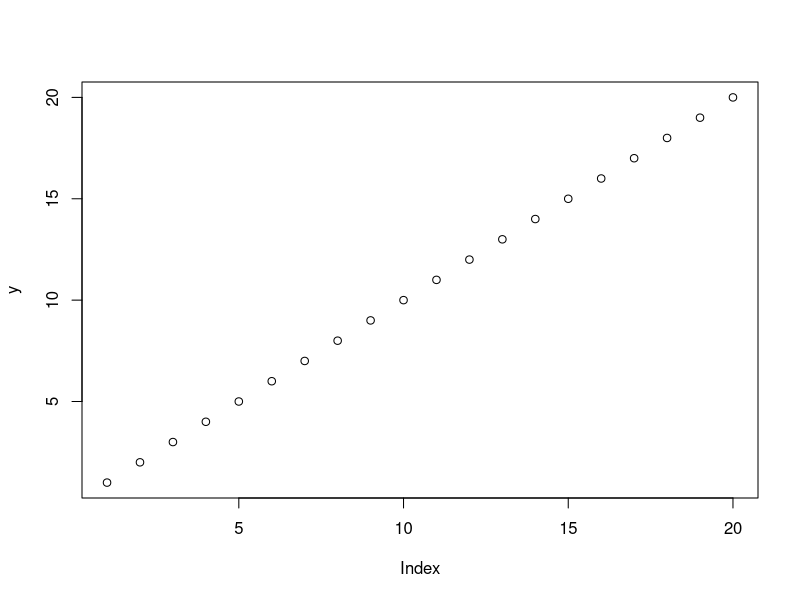
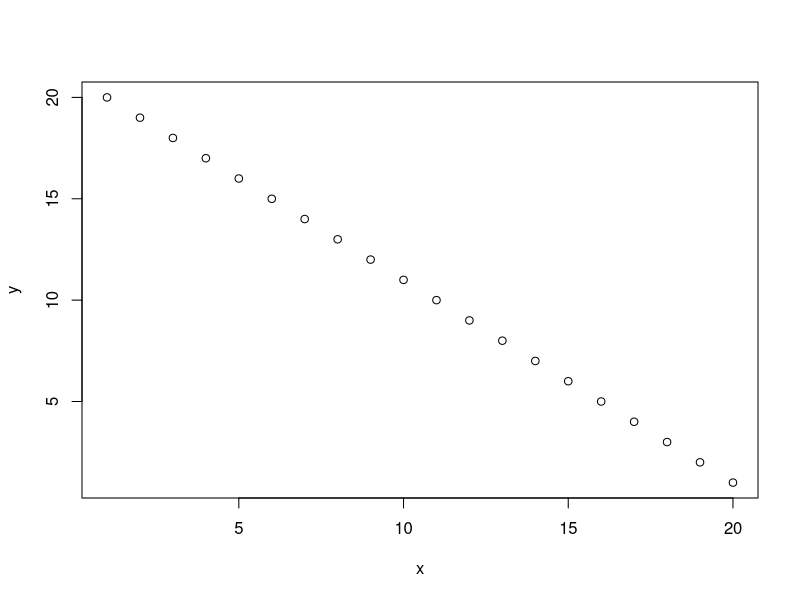
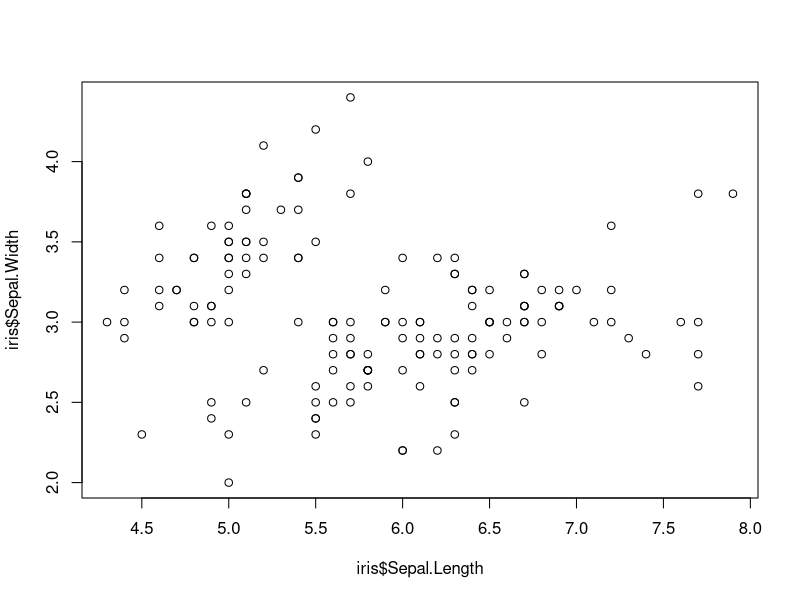
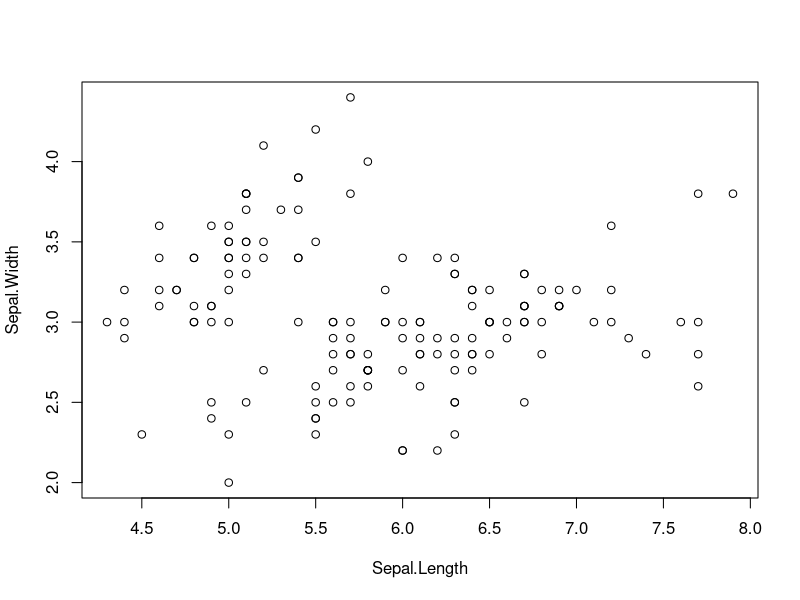
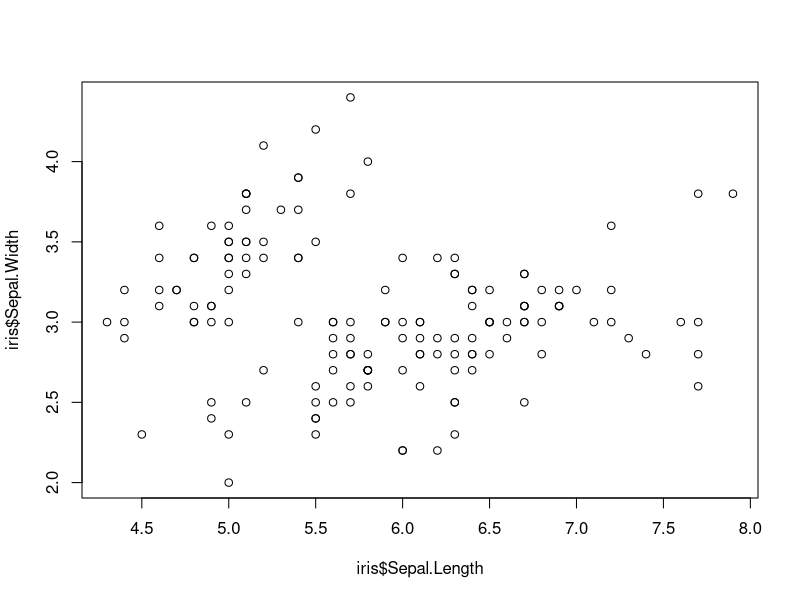
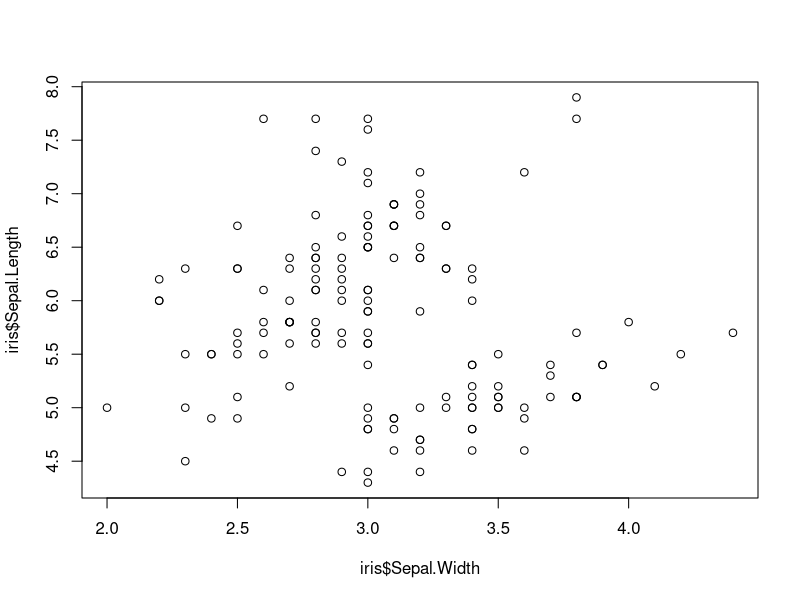
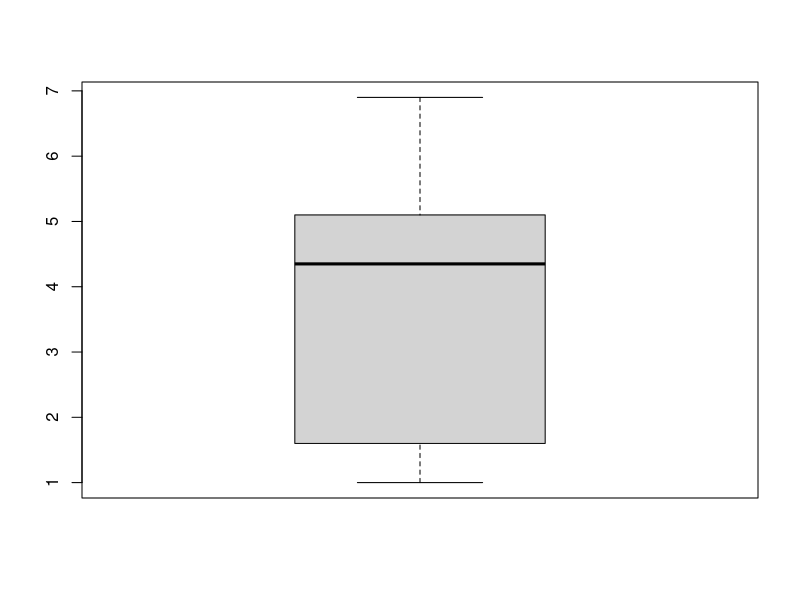
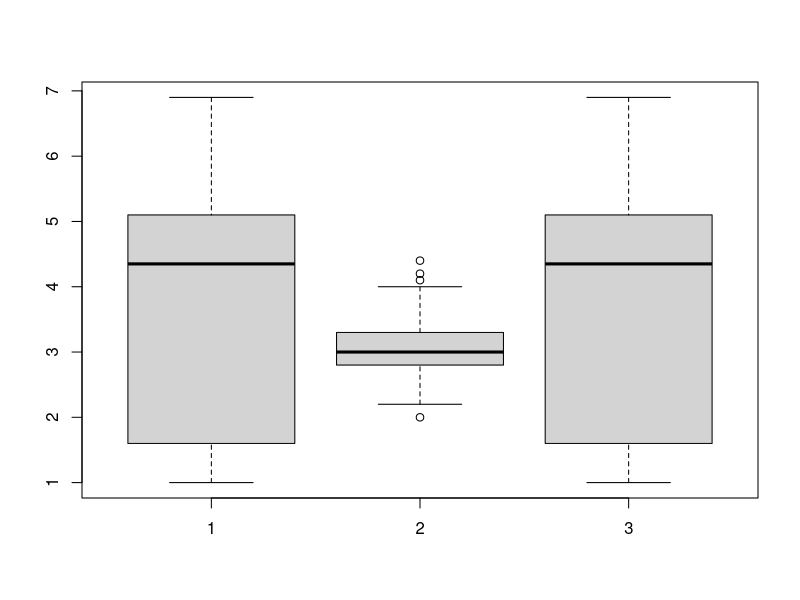

Generate these figures, in order, with R:
## ---- chunk 1
knitr::opts_chunk$set(echo = TRUE, fig.width=6, fig.height=4, warning = FALSE, message = FALSE)
## ---- chunk 2
x <- 20:1
y <- 1:20

plot(y)
## ---- chunk 3
plot(x = x, y = y)
## ---- chunk 4
data("iris")
## ---- chunk 5
plot(x = iris$Sepal.Length,
     y = iris$Sepal.Width)
## ---- chunk 6
plot(formula = Sepal.Width ~ Sepal.Length,
     data = iris)
## ---- chunk 7
plot(iris$Sepal.Width ~ iris$Sepal.Length)

plot(iris$Sepal.Width, iris$Sepal.Length)
## ---- chunk 8
boxplot(iris$Petal.Length)
## ---- chunk 9
boxplot(iris$Petal.Length, iris$Sepal.Width, iris$Petal.Length)
## ---- chunk 10
boxplot(formula = Petal.Length ~ Species,
        data = iris)
## ---- chunk 11
MEANS <- aggregate(Sepal.Length ~ Species,
                   data = iris,
                   FUN = "mean")

barplot(MEANS[,2])
## ---- chunk 12
COUNTS <- table(iris$Species)

barplot(COUNTS)
## ---- chunk 13
hist(iris$Petal.Length)
## ---- chunk 14
DENSITY <- density(iris$Petal.Length)

plot(DENSITY)
## ---- chunk 15
main = "Title"      # add a title above the graph
pch = 16            # set shape plot symbol (16 is a filled circle)
col = "red"       # set the item color
xlim = c(-10,10)    # set limits of the x-axis (horizontal axis)
ylim = c(0,100)     # set limits of the y-axis (vertical axis)
lty = 2             # set line type to dashed
las = 2             # rotate axis labels to be perpendicular to axis
cex = 1.5           # magnify the plotting symbols 1.5-fold
cex.lab = 1.5       # magnify the axis labels 1.5-fold
cex.axis = 1.3      # magnify the axis annotation 1.3-fold
xlab = " X (units)" # label for the x-axis
ylab = "Y (units)"  # label for the y-axis
ylab = "Y (units)"  # label for the y-axis
family = "serif"    # font ype to apply
## ---- chunk 16
plot(formula = Sepal.Width ~ Sepal.Length,
     data = iris,
     main = "Iris traits",
     pch = 16,
     col = Species,
     xlim = c(0,10),
     ylim = c(0,5),
     cex = 0.8,
     cex.lab = 1.5,
     cex.axis = 1.3,
     xlab = " Sepal width (cm)",
     ylab = "Sepal length (cm)",
     family = "serif")
## ---- chunk 17
library(ggplot2)
## ---- chunk 18
data(mtcars)
## ---- chunk 19
# Common graphing options:
# Scatterplot: + geom_point()      - good for two quantitative variables
# Line:        + geom_line         - good for trends over time
# Boxplot:     + geom_boxplot()    - good for one quantitatve and one catagorical variable
# Bar graph:   + geom_bar()        - similar situation as a boxplot.
# Histogram:   + geom_histogram()  - only x-axis used, good for counts.
## ---- chunk 20
ggplot(mtcars,aes(x=wt,y=qsec)) + 
  geom_point()
# Now with colours!
ggplot(mtcars,aes(x=wt,y=qsec,col=cyl)) + 
  geom_point()

ggplot(mtcars,aes(x=wt,y=disp)) + 
  geom_line()

ggplot(mtcars,aes(x=cyl,y=qsec)) + 
  geom_boxplot()
# You'll notice that ggplot has difficulty understanding that categorical variables with numbers are indeed categorical. To fix this, we can turn them into factors. We should do this in our own dataframe.
cars <- data.frame(mtcars,
                   am.f = as.factor(mtcars$am),
                   cyl.f=as.factor(mtcars$cyl))

# Now try...
ggplot(cars,aes(x=cyl.f,y=qsec)) + 
  geom_boxplot()
# Much better!

ggplot(cars,aes(x=am.f,y=qsec)) + 
  geom_bar(stat="identity")

ggplot(cars,aes(x=qsec)) + 
  geom_histogram()

# To do a histogram with categorical variables, make a barplot with only an x aesthetic instead.

ggplot(cars,aes(x=cyl.f)) + 
  geom_bar()
## ---- chunk 21
ggplot(mtcars,aes(x=wt,y=disp)) + 
  geom_point()

ggplot(mtcars,aes(x=wt,y=disp)) +
  geom_point() +
  geom_smooth(formula=y~x, se=F)

ggplot(mtcars,aes(x=wt,y=disp)) +
  geom_point() +
  geom_smooth(method="lm",formula=y~x, se=F)

ggplot(mtcars,aes(x=wt,y=disp)) +
  geom_point() +
  geom_smooth(method="lm",formula=y~x, se=T)

## ---- chunk 22
lm1 <- lm(disp~wt,data=cars) # This can be any model you can think of. GLM, non-linear, whatever!
df2 <- data.frame(cars,fit=fitted(lm1))

ggplot() +
  geom_point(data=cars,aes(x=wt,y=disp,col=mpg)) + 
  geom_line(data=df2,aes(x=wt,y=fit))
## ---- chunk 23
ggplot(mtcars,aes(x=wt,y=disp)) +
  geom_point() +
  geom_smooth(method="lm",
              formula=y~x,
              col="red") +
  theme_bw() +
  theme(panel.border = element_blank(),
        panel.grid.major = element_blank(),
        panel.grid.minor = element_blank(),
        axis.line = element_line(colour = "black")) +
  ggtitle("Effect of Car Weight on Displacement") +
  xlab("Weight (1000lbs)") + 
  ylab("Displacement (cubic inches)") +
  theme(plot.title = element_text(hjust = 0.5))
